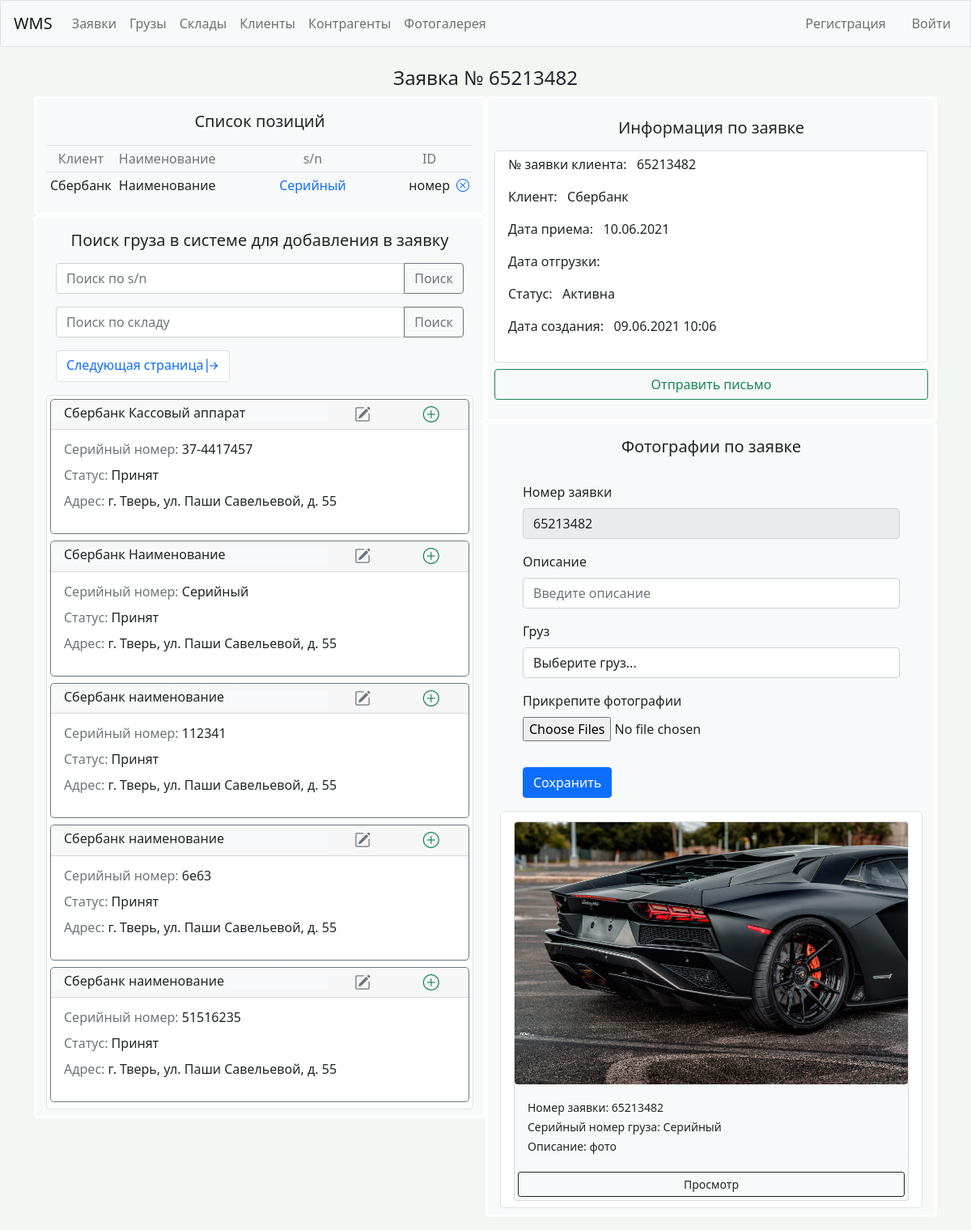
Page /order/18/ on the committed database.
### wms/models.py (models this page shows)
class Order(models.Model):
    logistic_order = models.CharField(max_length=200)
    client = models.ForeignKey(Client, on_delete=models.SET_NULL, blank=True, null=True)
    customer = models.ForeignKey(Customer, on_delete=models.SET_NULL, blank=True, null=True)
    storage = models.ForeignKey(Storage, on_delete=models.SET_NULL, null=True)
    status = models.CharField(
        max_length=10,
        choices=OrderStatus.choices,
        default=OrderStatus.draft,
    )
    date_in = models.DateField('Дата приема', blank=True, null=True)
    date_out = models.DateField('Дата отгрузки', blank=True, null=True)
    driver = models.CharField(max_length=200, blank=True, null=True)
    driver_car = models.CharField(max_length=200, blank=True, null=True)
    storage_order = models.CharField(max_length=200, blank=True, null=True)
    date_created = models.DateTimeField('date published', auto_now_add=True)
    def __str__(self):
        return self.logistic_order

class OrderItem(models.Model):
    atm = models.ForeignKey(Atm, on_delete=models.CASCADE, null=True)
    order = models.ForeignKey(Order, on_delete=models.SET_NULL, null=True)
    date_added = models.DateTimeField(auto_now_add=True)

class Atm(models.Model):
    status = models.CharField(
        max_length=10,
        choices=Status.choices,
        default=Status.in_reserve,
    )
    client = models.ForeignKey(Client, on_delete=models.SET_NULL, null=True)
    storage = models.ForeignKey(Storage, on_delete=models.SET_NULL, null=True)
    name = models.CharField(max_length=200)
    serial_num = models.CharField(max_length=200)
    atm_id = models.CharField(max_length=200, blank=True, null=True)
    size = models.CharField(
        max_length=10,
        choices=Size.choices,
        default=Size.EUR,
    )
    commentary = models.CharField(max_length=200, blank=True, null=True)
    def __str__(self):
        return self.serial_num

class Client(models.Model):
    name = models.CharField(max_length=200)
    pub_date = models.DateTimeField('date published', auto_now_add=True)
    def __str__(self):
        return self.name

class Storage(models.Model):
    contractor = models.ForeignKey(Contractor, on_delete=models.SET_NULL, null=True)
    address = models.CharField(max_length=200)
    rate_pallet = models.DecimalField(max_digits=9999, decimal_places=2, null=True)
    rate_oversize_pallet = models.DecimalField(max_digits=9999, decimal_places=2, null=True)
    rate_volume = models.DecimalField(max_digits=9999, decimal_places=2, null=True)
    rate_in = models.DecimalField(max_digits=9999, decimal_places=2, null=True)
    rate_out = models.DecimalField(max_digits=9999, decimal_places=2, null=True)
    rate_oversize_in = models.DecimalField(max_digits=9999, decimal_places=2, null=True)
    rate_oversize_out = models.DecimalField(max_digits=9999, decimal_places=2, null=True)
    def __str__(self):
        return self.address

class AtmPhoto(models.Model):
    description = models.CharField(max_length=200, blank=True, null=True)
    atm = models.ForeignKey(Atm, on_delete=models.SET_NULL, null=True)
    order = models.ForeignKey(Order, on_delete=models.SET_NULL, null=True)
    date_added = models.DateTimeField(auto_now_add=True)
    image = models.ImageField(blank=True, null=True)

### wms/views.py (the view)
# urls.py: path('order/<int:order_id>/', views.order, name='order'),
def order(request, order_id):
    order = Order.objects.get(id=order_id)
    atms = Atm.objects.all().order_by('storage')
    items = OrderItem.objects.filter(order=order)
    photos = AtmPhoto.objects.filter(order__logistic_order=order)
    myFilter = AtmFilter(request.GET, queryset=atms)
    atms = myFilter.qs
    atms_paginator = Paginator(atms, 5)
    atms_page_number = request.GET.get('page')
    atms_page_obj = atms_paginator.get_page(atms_page_number)
    add_photo(request)
    context = {'order_id': order_id, 'order': order,
        'orders': orders, 'items': items, 'atms': atms,
        'myFilter': myFilter, 'atms_page_obj': atms_page_obj, 'photos': photos}
    return render(request, 'wms/order.html', context)

### gallery/views.py (called while the page is built, shortened)
def add_photo(request):
    orders = Order.objects.all()
    atms = Atm.objects.all()
    context = {'orders': orders, 'atms': atms}
    return render(request, 'gallery/add.html', context)

### gallery/templates/gallery/add.html (shortened to what this page needs)
{% extends "wms/base.html" %}

### wms/templates/wms/order.html (shortened to what this page needs)
{% extends "wms/base.html" %}
{% block page_header %}
  <h4 class="text-center fw-normal">Заявка № {{ order.logistic_order }}</h4>
{% endblock page_header %}
{% block content %}
<div class="container">
  <div class="row">
    <div class="col-md-6">
      <div class="row bg-light text-dark border border-white border-3 rounded-3">
        <table class="table table-sm table-hover table-responsive table-borderless w-100 d-block table-bordered border-light">
          <h5 class="text-center fw-normal mt-3 mb-3">Список позиций</h5>
          <thead class="table-light text-center">
            <tr>
              <th class="col-1 align-middle fw-normal text-muted">Клиент</th>
              <th class="col-3 align-middle fw-normal text-muted">Наименование</th>
              <th class="col align-middle fw-normal text-muted">s/n</th>
              <th class="col-1 align-middle fw-normal text-muted">ID</th>
              <th class="col-1 align-middle fw-normal"></th>
            </tr>
          </thead>
          <tbody>
            {% for item in items %}
              <tr class="text-center">
                <td class="col-1 align-middle text-center">{{ item.atm.client }}</td>
                <td class="col-3 align-middle text-center">{{ item.atm.name }}</td>
                <td class="col text-center align-middle">
                  <a class="text-decoration-none" href="{% url 'wms:atm' item.atm.id %}">{{ item.atm.serial_num }}</a>
                </td>
                {% if item.atm.atm_id == None %}
                <td class="col-1 text-center align-middle"></td>
                {% else %}
                <td class="col-1 text-center align-middle">{{ item.atm.atm_id }}</td>
                {% endif %}
                <td class="col-1 text-center align-middle">
                  <a class="link-primary" href="{% url 'wms:delete_orderitem_from_list' item.id %}"><i class="bi bi-x-circle fs-7" title="Исключить из заявки"></i></a>
                </td>
              </tr>
            {% empty %}
              <tr>
                <td class="text-center text-muted" colspan="10">Не добавлено ни одной позиции. Добавьте первый груз.</td>
              </tr>
            {% endfor %}
          </tbody>
        </table>
      </div>
      <div class="row bg-light text-dark border border-white border-3 rounded-3 justify-content-center">
        <div class="row">
          <div class="col">
            <h5 class="text-center fw-normal mt-3 mb-3">Поиск груза в системе для добавления в заявку</h5>
            <form method="get">
              <div class="input-group mb-3">
                {{myFilter.form.serial_num}}
                <button class="btn btn-outline-secondary" type="submit" id="button-addon1">Поиск</button>
              </div>
              <div class="input-group mb-3">
                {{myFilter.form.storage}}
                <button class="btn btn-outline-secondary" type="submit" id="button-addon1">Поиск</button>
              </div>
            </form>
          </div>
        </div>
        <div class="row">
          <nav aria-label="Page navigation example">
            <ul class="pagination">
          {% if atms_page_obj.has_next %}
              <li class="page-item">
                <a class="page-link" href="?page={{ atms_page_obj.next_page_number }}">
                  Следующая страница<i class="bi bi-arrow-bar-right fs-5 align-middle" title="Добавить в заявку"></i>
                </a>
              </li>
          {% endif %}
            </ul>
          </nav>
        </div>
        <div class="row">
          <div class="col border border-1 pl-3 pr-3 pt-1 mb-2 bg-white bg-gradient rounded-3">
                  {% for atm in atms_page_obj %}
                  <div class="row card mb-2 border-secondary border-1 rounded-3 lh-1">
                      <div class="card-header col">
                        <div class="row">
                          <div class="col-8 bg-info bg-light text-left">
                            <span>{{ atm.client }}&nbsp;</span><span>{{ atm.name }}</span>
                          </div>
                          <div class="col align-self-center text-center">
                            <a class="link-secondary" href="{% url 'wms:update_atm' atm.id %}">
                              <i class="bi bi-pencil-square fs-5" title="Изменить"></i>
                            </a>
                          </div>
                          <div class="col align-self-center text-center">
                            <a class="link-success" href="{% url 'wms:new_order_item' order_id atm.id %}">
                              <i class="bi bi-plus-circle fs-5" title="Добавить в заявку"></i>
                            </a>
                          </div>
                        </div>
                      </div>
                    <div class="card-body">
                      <div class="row">
                        <div class="col">
                          <p><span class="card-text text-muted">Серийный номер:&nbsp;</span><span>{{ atm.serial_num }}</span></p>
                          <p><span class="card-text text-muted">Статус:&nbsp;</span><span>{{ atm.status }}</span></p>
                          <p><span class="card-text text-muted">Адрес:&nbsp;</span><span>{{ atm.storage }}</span></p>
                        </div>
                      </div>
                    </div>
                  </div>
                  {% empty %}
                  <div class="card">
                    <div class="card-body">
                      Ничего не найдено.
                    </div>
                  </div>
                  {% endfor %}
          </div>
        </div>
      </div>
    </div>
    <div class="col-md-6">
      <div class="row bg-light text-dark border border-white border-3 rounded-3 p-2">
        <h5 class="text-center fw-normal mt-3 mb-3">Информация по заявке</h5>
        <div class="col border border-1 pl-3 pr-3 pt-1 mb-2 bg-white bg-gradient rounded-3">
          <table class="table table-sm table-hover table-responsive table-borderless w-100 d-block">
            <tbody class="text-center fw-normal">
              <tr class="text-left text-muted">
                <p>№ заявки клиента:&nbsp;&nbsp;&nbsp;{{ order.logistic_order }}</p>
                <p>Клиент:&nbsp;&nbsp;&nbsp;{{ order.client }}</p>
                <p>Дата приема:&nbsp;&nbsp;&nbsp;{{ order.date_in|date:'d.m.Y' }}</p>
                <p>Дата отгрузки:&nbsp;&nbsp;&nbsp;{{ order.date_out|date:'d.m.Y' }}</p>
                <p>Статус:&nbsp;&nbsp;&nbsp;{{ order.status }}</p>
                <p>Дата создания:&nbsp;&nbsp;&nbsp;{{ order.date_created|date:'d.m.Y H:m' }}</p>
              </tr>
            </tbody>
          </table>
        </div>
        <a class="btn btn-outline-success mb-3" href="{% url 'wms:emailsuccess' order.id %}">Отправить письмо</a>
      </div>
      <div class="row bg-light text-dark border border-white border-3 rounded-3 mb-3">
        <div class="container">
          <div class="col justify-content-center">
            <h5 class="text-center fw-normal mt-3 mb-3">Фотографии по заявке</h5>
            <div class="row">
              <form method='POST' action="" enctype="multipart/form-data">
                <div class="form-group m-3">
                  <label>Номер заявки</label>
                  <select name="order" class="form-control" readonly>
                      <option value='{{order_id}}' selected>{{ order }}</option>
                  </select>
                </div>
                <div class="form-group m-3">
                    <label>Описание</label>
                    <input required name="description" type="text" placeholder="Введите описание"
                        class="form-control">
                </div>
                <div class="form-group m-3">
                    <label>Груз</label>
                    <select name="atm" class="form-control">
                        <option value=''>Выберите груз...</option>
                    </select>
                </div>
                <div class="form-group m-3">
                    <label>Прикрепите фотографии</label>
                    <input required name="images" type="file" multiple class="form-control-file">
                </div>
                <button type='submit' class="btn btn-primary m-3">Сохранить</button>
              </form>
            </div>
            <div class="row">
              <div class="col border border-1 pl-3 pr-3 pt-1 mb-2 bg-white bg-gradient rounded-3">
                {% for photo in photos %}
                <div class="row-md-4">
                    <div class="card my-2 bg-light bg-gradient">
                        <img style="object-fit: cover" class="image-thumbail rounded d-block" src="{{photo.image.url}}" alt="Card image cap">
                        <div class="card-body">
                            <small>Номер заявки: {{photo.order.logistic_order}}</small><br>
                            <small>Серийный номер груза: {{photo.atm.serial_num}}</small><br>
                            <small>Описание: {{photo.description}}</small>
                        </div>
                        <a href="{% url 'gallery:photo' photo.id %}" class="btn btn-outline-dark btn-sm m-1">Просмотр</a>
                    </div>
                </div>
                {% empty %}
                <h4>Фотографии отсутствуют...</h4>
                {% endfor %}
              </div>
            </div>
          </div>
        </div>
      </div>
    </div>
  </div>
</div>
{% endblock content %}

### rows in the picture
Order: logistic_order "65213482", client "Сбербанк", date_in "10.06.2021", status "Активна", date_created "09.06.2021 10:06", order "65213482"
OrderItem: atm.client "Сбербанк", atm.name "Наименование", atm.serial_num "Серийный", atm.atm_id "номер"
Atm: client "Сбербанк", name "Кассовый аппарат", serial_num "37-4417457", status "Принят", storage "г. Тверь, ул. Паши Савельевой, д. 55"
Atm: client "Сбербанк", name "Наименование", serial_num "Серийный", status "Принят", storage "г. Тверь, ул. Паши Савельевой, д. 55"
Atm: client "Сбербанк", name "наименование", serial_num "112341", status "Принят", storage "г. Тверь, ул. Паши Савельевой, д. 55"
Atm: client "Сбербанк", name "наименование", serial_num "6e63", status "Принят", storage "г. Тверь, ул. Паши Савельевой, д. 55"
Atm: client "Сбербанк", name "наименование", serial_num "51516235", status "Принят", storage "г. Тверь, ул. Паши Савельевой, д. 55"
AtmPhoto: image (picture), order.logistic_order "65213482", atm.serial_num "Серийный", description "фото"
